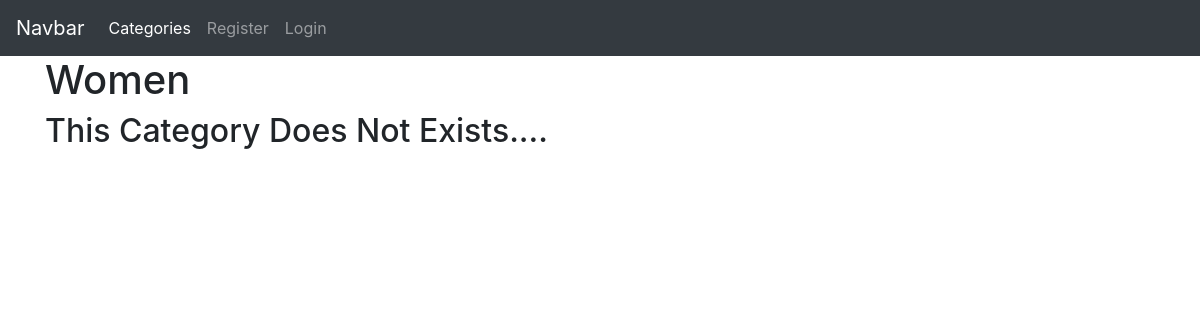
Before: /category/Women with the older database file.
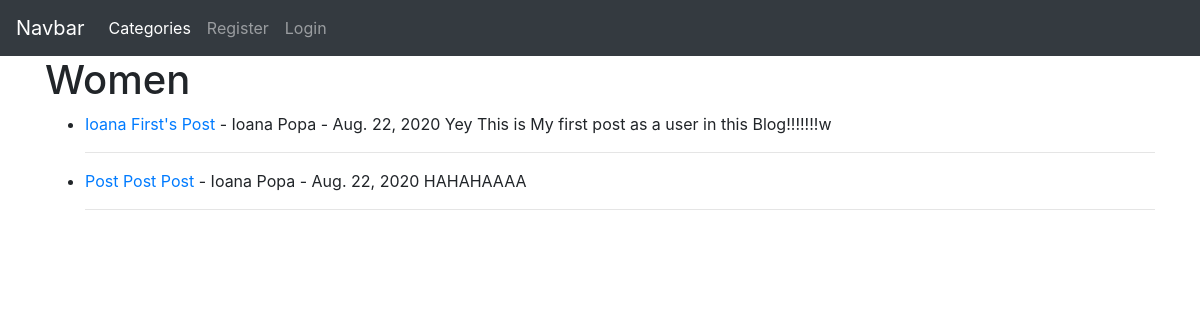
After: the same page with the newer database file.
### main/models.py (models this page shows, shortened)
class Post(models.Model):
    title = models.CharField(max_length=255)
    header_image = models.ImageField(null=True, blank=True, upload_to="images/")
    author = models.ForeignKey(User, on_delete=models.CASCADE)
    body = RichTextField(blank=True, null=True)
    post_date = models.DateField(auto_now_add=True)
    category = models.CharField(max_length=255, default='coding')
    likes = models.ManyToManyField(User, related_name='blog_posts')
    snippet = models.CharField(max_length=255)

### main/views.py (the view)
# urls.py: path('category/<str:cats>', CategoryView, name='category'),
def CategoryView(request, cats):
    category_posts = Post.objects.filter(category=cats)
    return render(request, 'categories.html', {'cats':cats, 'category_posts':category_posts})

### main/templates/categories.html (shortened to what this page needs)
{% extends 'base.html' %}
{% block content %}
<h1>{{ cats|title }}</h1>
{% if category_posts %}
<ul>
  {% for post in category_posts %}
      <li>
        <a href="{% url 'article_detail' post.pk %}">{{ post.title }}</a>
        - {{ post.author.first_name }}
        {{ post.author.last_name }} - {{ post.post_date }}
        {{ post.body|slice:"200"|safe }}
        <hr>
      </li>
  {% endfor %}
</ul>
{% else %}
    <h2>This Category Does Not Exists....</h2>
{% endif %}
{% endblock %}

### main/templates/base.html (shortened to what this page needs)
<!doctype html>
<html lang="en">
  <head>
    <link rel="stylesheet" href="https://stackpath.bootstrapcdn.com/bootstrap/4.5.2/css/bootstrap.min.css">
  </head>
  <body>
    <nav class="navbar navbar-expand-lg navbar-dark bg-dark">
      <a class="navbar-brand" href="{% url 'home' %}">Navbar</a>
      <div class="collapse navbar-collapse" id="navbarNavAltMarkup">
        <div class="navbar-nav">
            {% if cat_menu %}
              <li class="nav-item dropdown">
                <a class="nav-link dropdown-toggle" href="#" id="navbarDropdown" role="button" data-toggle="dropdown" aria-haspopup="true" aria-expanded="false">
                  Categories
                </a>
                <div class="dropdown-menu" aria-labelledby="navbarDropdown">
                    {% for item in cat_menu %}
                        <a class="dropdown-item" href="{% url 'category' item %}">{{ item }}</a>
                    {% endfor %}
                </div>
              </li>
            {% else %}
                <li class="nav-item">
                  <a class="nav-link active" href="{% url 'category-list' %}">Categories<span class="sr-only">(current)</span></a>
                </li>
            {% endif %}
          {% if user.is_authenticated %}
            <li class="nav-item">
              <a class="nav-link active" href="{% url 'add_post' %}">Add Post<span class="sr-only">(current)</span></a>
            </li>
            <li class="nav-item">
              <a class="nav-link active" href="{% url 'add_category' %}">Add Category<span class="sr-only">(current)</span></a>
            </li>
            <li class="nav-item">
              <a class="nav-link" href="{% url 'edit_profile' %}">Edit profile</a>
            </li>
            <li class="nav-item">
              <a class="nav-link" href="{% url 'logout' %}">Logout</a>
            </li>
          {% else %}
            <li class="nav-item">
              <a class="nav-link" href="{% url 'register' %}">Register</a>
            </li>
            <li class="nav-item">
              <a class="nav-link" href="{% url 'login' %}">Login</a>
            </li>
          {% endif %}
        </div>
      </div>
    </nav>
    <div class="container">
      {% block content %}
      {% endblock %}
    </div>
  </body>
</html>

Changed rows visible on the page:
added Post: title "Ioana First's Post", author.first_name "Ioana", author.last_name "Popa", post_date "Aug. 22, 2020", body "Yey This is My first post as a user in this Blog!!!!!!!w"
added Post: title "Post Post Post", author.first_name "Ioana", author.last_name "Popa", post_date "Aug. 22, 2020", body "HAHAHAAAA"
Other visible differences:
text no longer shown: "This Category Does Not Exists...."
